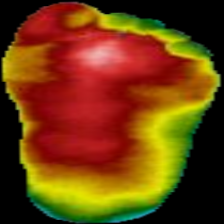
#> input picture Dataset DM/ThermoDataBase/train/1/DM034_F_L-rotated2.png, 224 x 224 px, found by its file name; its folder holds 4 pictures in this run
$ python model_CNN.py
#> lines starting #> are read from the running program, lines starting #| are printed output that depends on the picture


# [9 lines of commented-out code are left out]
import os
# import theano
from PIL import Image
from numpy import *
# SKLEARN
# from sklearn.utils import shuffle
# from sklearn.model_selection import train_test_split
# #from Alexnet import AlexNet
# from tensorflow.keras.optimizers import SGD
# input image dimensions
img_rows, img_cols = 64, 64

# number of channels
img_channels = 3

#%%
#  data

path1 = 'E:/Dibetes Mellitus/DFU/testing/1'    #path of folder of images
path2 = 'E:/Dibetes Mellitus/test/1'  #path of folder to save images

listing = os.listdir(path1)
num_samples=size(listing)
print(num_samples)

for file in listing:
    im = Image.open(path1 + '\\' + file)
#> im is the input picture: PIL image 224x224 RGB; mean R, G, B 110.9, 61.7, 11.7
    img = im.resize((img_rows,img_cols))
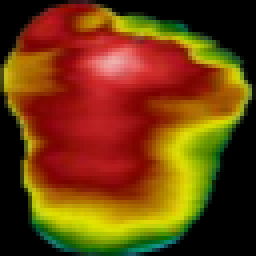
#> img: PIL image 64x64 RGB (shown 4 times larger); mean R, G, B 111, 61.8, 11.7
    gray = img.convert(mode='RGB')
                #need to do some more processing here
    gray.save(path2 +'\\' +  file, "png")
#> pass 2 of the loop `for file in listing:`:
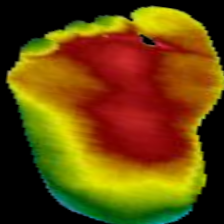
#> input picture Dataset DM/ThermoDataBase/train/1/DM034_F_R-rotated1.png, 224 x 224 px, found by its file name
#> im is the input picture: PIL image 224x224 RGB; mean R, G, B 105, 71.3, 7
#> `img = im.resize((img_rows,img_cols))`:
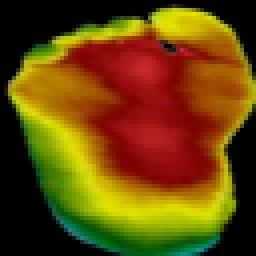
#> img: PIL image 64x64 RGB (shown 4 times larger); mean R, G, B 105.1, 71.4, 7.1
#> pass 3 of the loop `for file in listing:`:
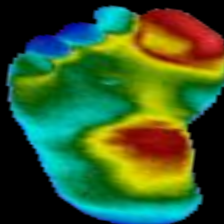
#> input picture Dataset DM/ThermoDataBase/train/1/DM035_F_R-rotated1.png, 224 x 224 px, found by its file name
#> im is the input picture: PIL image 224x224 RGB; mean R, G, B 54.2, 91.2, 42.1
#> `img = im.resize((img_rows,img_cols))`:
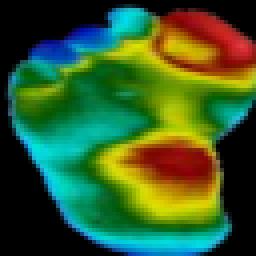
#> img: PIL image 64x64 RGB (shown 4 times larger); mean R, G, B 54.2, 91.2, 42.3
#> the loop made 4 passes; the first 3 are shown

imlist = os.listdir(path2)
#> imlist = ['DM034_F_L-rotated2.png', 'DM034_F_R-rotated1.png', 'DM035_F_R-rotated1.png', 'DM036_M_L-sharpened.png']

im1 = array(Image.open('' + imlist[0])) # open one image to get size
m,n = im1.shape[0:2] # get the size of the images
#> m = 224; n = 224
imnbr = len(imlist) # get the number of images
#> imnbr = 4

# # create matrix to store all flattened images
# immatrix = array([array(Image.open('input_data_resized/'+ im2)).flatten()
#               for im2 in imlist],'f')

# label=np.ones((num_samples,),dtype = int)
# label[0:245]=0
# label[245:288]=1


# size(label)

# data,Label = shuffle(immatrix,label, random_state=2)
# train_data = [data,Label]

# img=immatrix[439].reshape(img_rows,img_cols)
# # plt.imshow(img)
# # plt.imshow(img,cmap='gray')
# print (train_data[0].shape)
# print (train_data[1].shape)

# #%%

# #batch_size to train
# batch_size = 32
# # number of output classes
# nb_classes = 7
# # number of epochs to train
# nb_epoch = 100


# # number of convolutional filters to use
# nb_filters = 64
# # size of pooling area for max pooling
# nb_pool = 2
# # convolution kernel size
# nb_conv = 3

# #%%
# (X, y) = (train_data[0],train_data[1])


# # STEP 1: split X and y into training and testing sets

# X_train, X_test, y_train, y_test = train_test_split(X, y, test_size=0.2)


# X_train = X_train.reshape(X_train.shape[0], img_rows, img_cols , 1)
# X_test = X_test.reshape(X_test.shape[0], img_rows, img_cols , 1)

# X_train = X_train.astype('float32')
# X_test = X_test.astype('float32')

# X_train /= 255
# X_test /= 255

# print('X_train shape:', X_train.shape)
# print(X_train.shape[0], 'train samples')
# print(X_test.shape[0], 'test samples')

# # convert class vectors to binary class matrices
# Y_train = np_utils.to_categorical(y_train, nb_classes)
# Y_test = np_utils.to_categorical(y_test, nb_classes)

# i = 20
# #plt.imshow(X_train[i, 0], interpolation='nearest')
# print("label : ", Y_train[i,:])

# #%%

# model = Sequential()

# # #model.add(Convolution2D(nb_filters, nb_conv, nb_conv, padding='same',input_shape=(1, img_rows, img_cols)))
# # model.add(Convolution2D(64,3, 3, strides=(4, 4), padding='same',input_shape=(1, img_rows, img_cols), activation='relu'))
# # convout1 = Activation('relu')
# # model.add(convout1)
# # model.add(Convolution2D(nb_filters, nb_conv, nb_conv))
# # convout2 = Activation('relu')
# # model.add(convout2)
# # model.add(MaxPooling2D(pool_size=(nb_pool, nb_pool)))
# # model.add(Dropout(0.5))

# # model.add(Flatten())
# # model.add(Dense(128))
# # model.add(Activation('relu'))
# # model.add(Dropout(0.5))
# # model.add(Dense(nb_classes))
# # model.add(Activation('softmax'))
# # model.compile(loss='categorical_crossentropy', optimizer='adadelta')
# # model.add(Conv2D(
# #         96, 11, strides=(4, 4), input_shape=(IMAGE_SIZE, IMAGE_SIZE, CHANNELS), activation='relu'))
# # model.add(MaxPooling2D(pool_size=(3, 3), strides=2))
# # model.add(BatchNormalization())

# #     # Second Convolution Block
# # model.add(Conv2D(256, 5, strides=(1, 1),
# #                           activation='relu', padding='same'))
# # model.add(MaxPooling2D(pool_size=(3, 3), strides=2))
# # model.add(BatchNormalization())

# #     # Third Convolution Block
# # model.add(Conv2D(384, 3, strides=(1, 1),
# #                           activation='relu', padding='same'))
# # model.add(MaxPooling2D(pool_size=(3, 3), strides=2))

# #     # Fourth Convolution Block
# # model.add(Conv2D(384, 3, strides=(1, 1),
# #                           activation='relu', padding='same'))

# #     # Fifth Convolution Block
# # model.add(Conv2D(256, 3, strides=(1, 1),
# #                           activation='relu', padding='same'))
# # model.add(Dropout(0.5))

# #     # Fully connected layer
# # model.add(Flatten())

# #     # First hidden unit
# # model.add(Dense(512, activation='relu', kernel_initializer='uniform'))
# # model.add(Dropout(0.5))

# #     # Second hidden unit
# # model.add(Dense(512, activation='relu', kernel_initializer='uniform'))
# # model.add(Dropout(0.5))

# #     # Output layer
# # model.add(Dense(CLASSES, activation='softmax',
# #                          kernel_initializer='uniform'))

# # model.summary()
# LEARN_RATE = 1.0e-4
#  # Model Architecture and Compilation
# model = AlexNet(7, 200, 1)
# adam = Adam(lr=LEARN_RATE, beta_1=0.9, beta_2=0.999, epsilon=None, decay=0.0)
# model.compile(optimizer=adam, loss='categorical_crossentropy', metrics=['accuracy'])

# from keras.callbacks import ModelCheckpoint
# from keras import callbacks

# filename='model_train_new.csv'
# csv_log=callbacks.CSVLogger(filename, separator=',', append=False)

# early_stopping=callbacks.EarlyStopping(monitor='val_loss', min_delta=0, patience=0, verbose=0, mode='min')
# checkpoint = ModelCheckpoint('best_model.h5', monitor='val_loss', save_best_only=True, mode='auto')

# #steps_per_epoch = int(len(Y_train) / BATCH_SIZE)  # 300
# #    validation_steps = int(len(Y_test) / BATCH_SIZE)  # 90

# callbacks_list = [csv_log,early_stopping,checkpoint]
# #%%

# hist = model.fit(X_train, Y_train, batch_size=batch_size, epochs=100,
#               verbose=1, validation_data=(X_test, Y_test))


# model.save('best_model.h5')
# model.save('best_model_CSV.csv')
# # hist = model.fit(X_train, Y_train, batch_size=batch_size, epochs=nb_epoch,
# #               show_accuracy=True, verbose=1, validation_split=0.2)


# # visualizing losses and accuracy

# train_loss=hist.history['loss']
# val_loss=hist.history['val_loss']
# train_acc=hist.history['accuracy']
# val_acc=hist.history['val_accuracy']
# xc=range(nb_epoch)

# # plt.figure(1,figsize=(7,5))
# # plt.plot(xc,train_loss)
# # plt.plot(xc,val_loss)
# # plt.xlabel('num of Epochs')
# # plt.ylabel('loss')
# # plt.title('train_loss vs val_loss')
# # plt.grid(True)
# # plt.legend(['train','val'])
# # print(plt.style.available) # use bmh, classic,ggplot for big pictures
# # plt.style.use(['classic'])

# # plt.figure(2,figsize=(7,5))
# # plt.plot(xc,train_acc)
# # plt.plot(xc,val_acc)
# # plt.xlabel('num of Epochs')
# # plt.ylabel('accuracy')
# # plt.title('train_acc vs val_acc')
# # plt.grid(True)
# # plt.legend(['train','val'],loc=4)
# # #print plt.style.available # use bmh, classic,ggplot for big pictures
# # plt.style.use(['classic'])


# #%%

# score = model.evaluate(X_test, Y_test, verbose=0)
# print('Test score:', score[0])
# print('Test accuracy:', score[1])
# print(model.predict_classes(X_test[1:20]))
# print(Y_test[1:20])


# #%%

# # visualizing intermediate layers

# # output_layer = model.layers[1].get_output()
# # output_fn = theano.function([model.layers[0].get_input()], output_layer)

# # # the input image

# # input_image=X_train[0:1,:,:,:]
# # print(input_image.shape)

# # plt.imshow(input_image[0,0,:,:],cmap ='gray')
# # plt.imshow(input_image[0,0,:,:])


# # output_image = output_fn(input_image)
# # print(output_image.shape)

# # # Rearrange dimension so we can plot the result
# # output_image = np.rollaxis(np.rollaxis(output_image, 3, 1), 3, 1)
# # print(output_image.shape)


# # fig=plt.figure(figsize=(8,8))
# # for i in range(32):
# #     ax = fig.add_subplot(6, 6, i+1)
# #     #ax.imshow(output_image[0,:,:,i],interpolation='nearest' ) #to see the first filter
# #     ax.imshow(output_image[0,:,:,i],cmap=matplotlib.cm.gray)
# #     plt.xticks(np.array([]))
# #     plt.yticks(np.array([]))
# #     plt.tight_layout()
# # plt

# # Confusion Matrix

# from sklearn.metrics import classification_report,confusion_matrix

# Y_pred = model.predict(X_test)
# print(Y_pred)
# y_pred = np.argmax(Y_pred, axis=1)
# print(y_pred)

# #                        (or)

# # y_pred = model.predict_classes(X_test)
# # print(y_pred)

# p=model.predict(X_test) # to predict probability

# target_names = ['class 0(Normal)',
#                 'class 1(Abnormal_Agenesis_of_the_Corpus_Callosum)',
#                 'class 2(Abnormal_Agenesis_of_the_Septi_Pellucidi)',
#                 'class 3(Abnormal_Cerebellar_Hypoplasia)',
#                 'class 4(Abnormal_Dandy_Walker_VariantMalformation)',
#                 'class 5(Abnormal_Megacisterna_Magna)',
#                 'class 6(Abnormal_Venous_Malformation)']
# size(target_names)
# print(classification_report(np.argmax(Y_test,axis=1), y_pred,target_names=target_names))
# print(confusion_matrix(np.argmax(Y_test,axis=1), y_pred))

# # saving weights

# fname = "weights-Test-CNN.h5"
# model.save_weights(fname,overwrite=True)


# # Loading weights

# fname = "weights-Test-CNN.h5"
# model.load_weights(fname)
